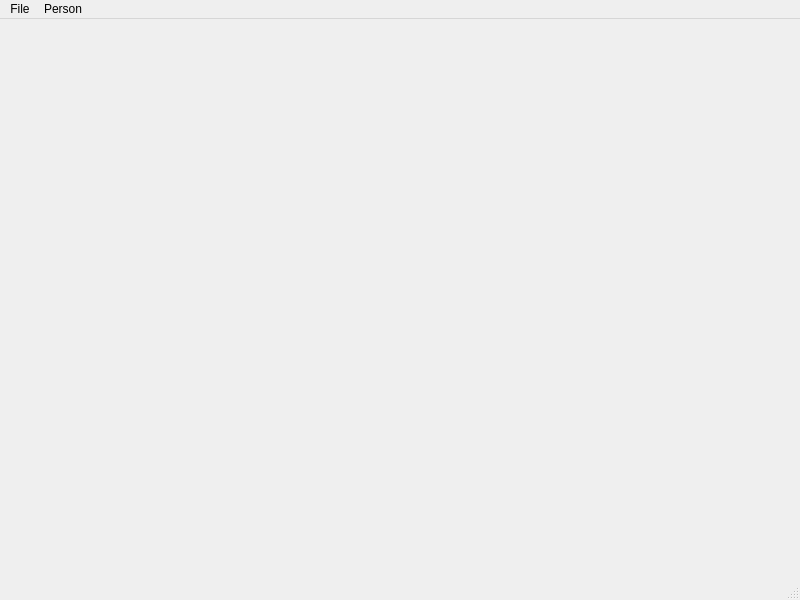
<?xml version="1.0" encoding="UTF-8"?>
<ui version="4.0">
 <class>w_main</class>
 <widget class="QMainWindow" name="w_main">
  <property name="geometry">
   <rect>
    <x>0</x>
    <y>0</y>
    <width>800</width>
    <height>600</height>
   </rect>
  </property>
  <property name="windowTitle">
   <string>Sample Application</string>
  </property>
  <property name="windowIcon">
   <iconset resource="../../Icons/icons.qrc">
    <normaloff>:/Main/icons8-dollar-bills-94.png</normaloff>:/Main/icons8-dollar-bills-94.png</iconset>
  </property>
  <widget class="QWidget" name="centralwidget"/>
  <widget class="QMenuBar" name="menubar">
   <property name="geometry">
    <rect>
     <x>0</x>
     <y>0</y>
     <width>800</width>
     <height>24</height>
    </rect>
   </property>
   <widget class="QMenu" name="menuFile">
    <property name="title">
     <string>File</string>
    </property>
    <addaction name="act_open"/>
    <addaction name="act_quit"/>
   </widget>
   <widget class="QMenu" name="menuPerson">
    <property name="title">
     <string>Person</string>
    </property>
    <addaction name="act_add_person"/>
   </widget>
   <addaction name="menuFile"/>
   <addaction name="menuPerson"/>
  </widget>
  <widget class="QStatusBar" name="statusbar"/>
  <action name="act_quit">
   <property name="icon">
    <iconset resource="../../Icons/icons.qrc">
     <normaloff>:/Buttons/icons8-cancel-94.png</normaloff>:/Buttons/icons8-cancel-94.png</iconset>
   </property>
   <property name="text">
    <string>Quit</string>
   </property>
  </action>
  <action name="act_add_person">
   <property name="text">
    <string>Add Person</string>
   </property>
  </action>
  <action name="act_open">
   <property name="text">
    <string>Open</string>
   </property>
  </action>
 </widget>
 <resources>
  <include location="../../Icons/icons.qrc"/>
 </resources>
 <connections/>
</ui>
